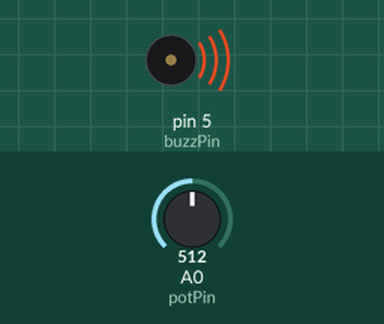
A sketch run on a simulated Arduino Uno, built with avr-gcc and run on an emulated ATmega328P. Shown: buzzer (waves = sounding). The inputs (shaded band) are chosen by the test bench; at power-on: A0 (potPin) = 512. What the sketch prints to the serial monitor is not drawn.

Above: at 0.1 s.
Timing chart, 0 to 1.6 s (numbered marks = the images above):
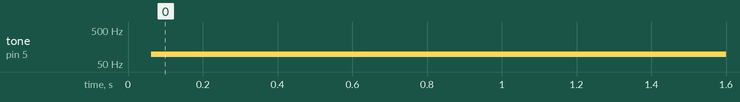

Measured:
- by itself, tone on pin 5 (buzzPin): silent → 96 Hz at 0.06 s

The sketch:

buzzer_with_potentiometer.ino
```cpp
int buzzPin = 5;
int potPin = A0;
int potval;
float slope;
int buzzRate;
int fixRate = 1;

void setup() {
  // put your setup code here, to run once:
  pinMode(buzzPin, OUTPUT);
  pinMode(potPin, INPUT);
  Serial.begin(9600);
}

void loop() {
  // put your main code here, to run repeatedly:
  potval = analogRead(potPin);
  slope = (9940./1023.)*potval;
  buzzRate = slope+60;
  Serial.println(buzzRate);
  digitalWrite(buzzPin, HIGH);
  delayMicroseconds(buzzRate);
  digitalWrite(buzzPin, LOW);
  delayMicroseconds(buzzRate);
}
```
